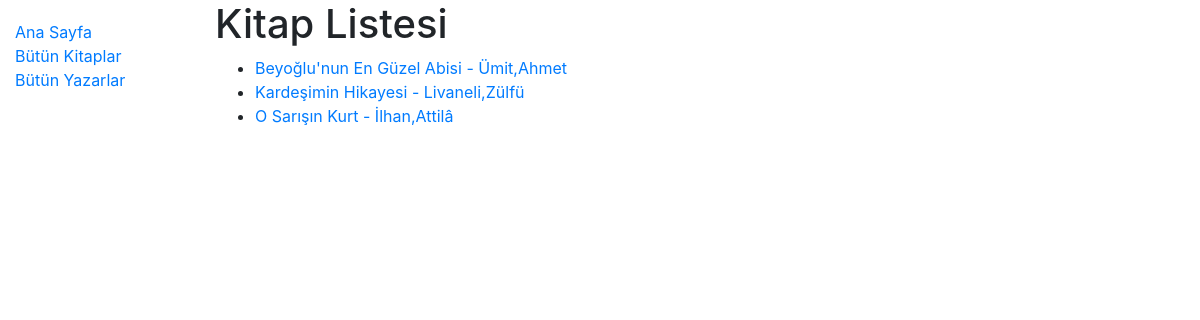
Page /katalog/kitaplar/ on the committed database.
### katalog/models.py (models this page shows, shortened)
class Kitap(models.Model):
    baslik = models.CharField(max_length=200)
    yazar = models.ForeignKey('Yazar',on_delete=models.SET_NULL,null=True)
    ozet = models.TextField(max_length=1000)
    isbn = models.CharField('ISBN',max_length=13)
    tur = models.ManyToManyField(Tur)

class Yazar(models.Model):
    adi = models.CharField(max_length=100)
    soyadi = models.CharField(max_length=100)
    dogum_tarihi = models.DateField(null=True,blank=True)
    olum_tarihi = models.DateField('Öldü',null=True,blank=True)
    class Meta:
        ordering = ['soyadi','adi']
    def __str__(self):
        return f'{self.soyadi},{self.adi}'

### katalog/views.py (the view)
# urls.py: path('kitaplar/',views.KitapListeView.as_view(),name='kitaplar'),
class KitapListeView(generic.ListView):
    model=Kitap
    context_object_name = 'kitap_listesi'
    queryset = Kitap.objects.all()
    template_name = 'kitaplar/liste.html'

### katalog/templates/kitaplar/liste.html
{% extends '../ana.html' %}
{% block icerik_kisim %}
    <h1>Kitap Listesi</h1>
    {% if kitap_listesi %}
        <ul>
        {% for kitap in kitap_listesi %}
            <li> <a href="{% url 'kitap_detay' pk=kitap.pk %}" >
            {{kitap.baslik}} - {{kitap.yazar}}
            </a>
            </li>
        {% endfor %}
        </ul>
    {% else %}
        <h4> Kitap Bulunamadı</h4>
    {% endif %}
{% endblock  %}

### rows in the picture
Kitap: baslik "Beyoğlu'nun En Güzel Abisi", yazar "Ümit,Ahmet"
Kitap: baslik "Kardeşimin Hikayesi", yazar "Livaneli,Zülfü"
Kitap: baslik "O Sarışın Kurt", yazar "İlhan,Attilâ"
